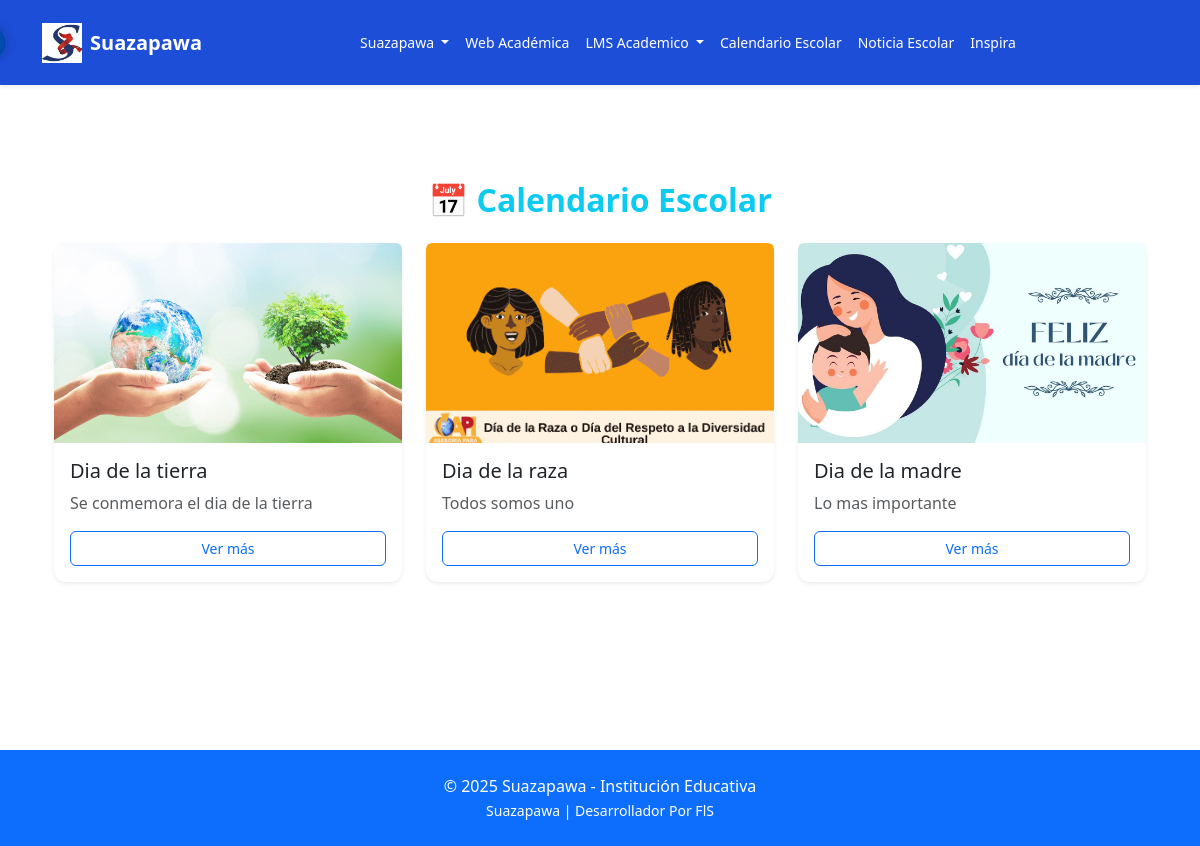
Page /calendario/ on the committed database.
### web/models.py (models this page shows, shortened)
class Evento(models.Model):
    titulo = models.CharField(max_length=100)
    descripcion_corta = models.CharField(max_length=200)
    descripcion_detallada = models.TextField()
    fecha = models.DateField()
    hora = models.TimeField()
    lugar = models.CharField(max_length=100)
    imagen = models.ImageField(upload_to='calendario')

### web/views.py (the view)
# urls.py: path('calendario/', calendarioView.as_view(), name='calendario'),
class calendarioView(TemplateView):
    template_name = "public/calendario.html"

### web/templates/public/calendario.html (shortened to what this page needs)
{% extends 'base.html' %}
{% load static %}
{% block content %}
<div class="container py-5">
  <h2 class="text-center text-info fw-bold mb-4">📅 Calendario Escolar</h2>
  <div class="row">
    {% for evento in eventos %}
      <div class="col-md-4 mb-4">
        <div class="card h-100 shadow-sm border-0">
          <img src="{{ evento.imagen.url }}" class="card-img-top img-fluid rounded-top" alt="{{ evento.titulo }}">
          <div class="card-body d-flex flex-column">
            <h5 class="card-title">{{ evento.titulo }}</h5>
            <p class="card-text text-muted">{{ evento.descripcion_corta }}</p>
            <button class="btn btn-outline-primary mt-auto" type="button" data-bs-toggle="collapse" data-bs-target="#evento{{ evento.id }}">
              Ver más
            </button>
          </div>
        </div>
      </div>
    {% empty %}
      <div class="text-center">
        <p class="text-muted">No hay eventos programados por ahora.</p>
      </div>
    {% endfor %}
  </div>
</div>
{% endblock %}

### web/templates/base.html (shortened to what this page needs)
{% load static %}
<!DOCTYPE html>
<html lang="es">
<head>
  <link rel="stylesheet" href="{% static 'bootstrap/css/bootstrap.min.css' %}">
  <link rel="stylesheet" href="{% static 'plugins/font-awesome-5.11.1/css/all.css' %}">
  <link rel="stylesheet" href="{% static 'plugins/datatables/css/dataTables.bootstrap5.min.css' %}">
   <link rel="stylesheet" href="{% static 'css/style.css' %}">
</head>
<body>
<nav class="navbar navbar-expand-lg navbar-dark bg-primary shadow-sm">
  <div class="container">
    <a class="navbar-brand d-flex align-items-center" href="{% url 'home' %}">
      <img src="{% static 'img/logo-suazapawa.jpg' %}" alt="Logo" width="40" height="40" class="me-2">
      <strong>Suazapawa</strong>
    </a>
    <div class="collapse navbar-collapse justify-content-center" id="navbarContenido">
      <ul class="navbar-nav">
        <li class="nav-item dropdown">
          <a class="nav-link dropdown-toggle" href="#" role="button" data-bs-toggle="dropdown">
            Suazapawa
          </a>
        </li>
        <li class="nav-item">
          <a class="nav-link" href="http://classnet.com.co/suazapawa/">Web Académica</a>
        </li>
        <li class="nav-item dropdown">
          <a class="nav-link dropdown-toggle" href="#" role="button" data-bs-toggle="dropdown">
            LMS Academico
          </a>
        </li>
        <li class="nav-item"><a class="nav-link" href="{% url 'calendario' %}">Calendario Escolar</a></li>
        <li class="nav-item"><a class="nav-link" href="{% url 'textoescolar' %}">Noticia Escolar</a></li>
        <li class="nav-item"><a class="nav-link" href="https://temp-hawyqxozvkjiufzoqnrd.webadorsite.com/">Inspira</a></li>
      </ul>
    </div>
  </div>
   {% if not user.is_authenticated %}
  <div class="login-tab-trigger">
    <a href="{% url 'login' %}" class="btn btn-primary login-tab-btn">
    </a>
  </div>
{% endif %}
</nav>
<main class="container py-5">
  {% block content %}
  {% endblock %}
</main>
<footer class="bg-primary text-white text-center py-4 mt-5">
  <div class="container">
    <p class="mb-0">&copy; 2025 Suazapawa - Institución Educativa</p>
    <small> Suazapawa | Desarrollador Por FlS</small>
  </div>
</footer>
</body>
</html>

### web/static/css/style.css (style rules this page uses)
:root { --azul-suazapawa: #1d4ed8; --azul-hover: #3b82f6; --rojo-elegante: #dc2626; --cyan-suave: #0ea5e9; --blanco: #ffffff; --texto-gris: #1f2937; }
body { background-color: var(--blanco); color: var(--texto-gris); font-family: 'Segoe UI', sans-serif; }
.navbar { background-color: var(--azul-suazapawa) !important; }
.navbar .nav-link, .navbar .navbar-brand { color: white !important; transition: 0.3s; }
.btn-primary { background-color: var(--azul-suazapawa); border-color: var(--azul-suazapawa); }
.navbar .navbar-nav { margin-left: auto; margin-right: auto; }
.navbar .nav-link { font-size: 14px; color: white !important; }
.navbar-nav .nav-link { margin: 1rem 0; }
.navbar-nav .nav-link { transition: all 0.2s ease-in-out; }
.card-img-top { height: 200px; object-fit: cover; border-top-left-radius: 0.5rem; border-top-right-radius: 0.5rem; }
.card { border-radius: 12px; }
.card-body input, .card-body button { font-size: 14px; }
.login-tab-trigger { position: absolute; top: 50%; left: 0; transform: translate(-95%, -50%); transition: transform 0.3s ease-in-out; z-index: 1000; }
.login-tab-btn { border-radius: 0 20px 20px 0; padding: 6px 12px; font-size: 14px; background-color: #004AAD; color: white; box-shadow: 0 0 10px rgba(0,0,0,0.2); }

### rows in the picture
Evento: imagen (picture), titulo "Dia de la tierra", descripcion_corta "Se conmemora el dia de la tierra"
Evento: imagen (picture), titulo "Dia de la raza", descripcion_corta "Todos somos uno"
Evento: imagen (picture), titulo "Dia de la madre", descripcion_corta "Lo mas importante"
